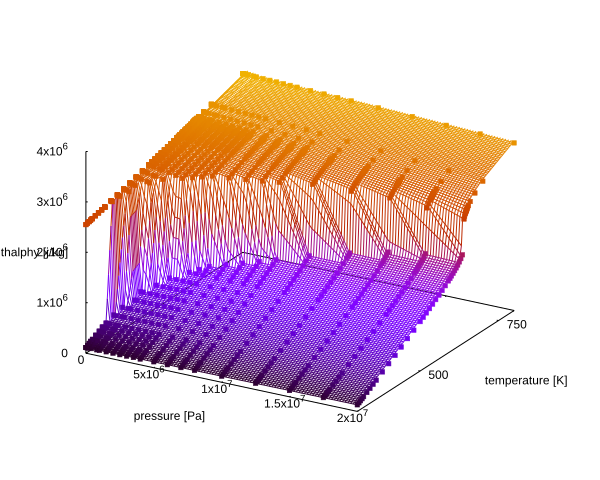

gnuplot code for this plot:
set terminal pdf size 5,2.8
set output "compwater.pdf"
set ticslevel 0
set tics scale 0.2
unset colorbox
set xlabel "pressure [Pa]"
set ylabel "temperature [K]"
set zlabel "enthalphy [j/kg]"

set xrange [0:200e5]
set yrange [300:800]

set xtics 5e6
set ytics 250
set ztics 1e6

unset key

#set view 70, 310
splot "compwater.dat" w l palette, "compwater.txt" u 2:1:($5+$2*$4) pt 5 ps 0.5 palette

set terminal svg
set output "compwater.svg"
replot
